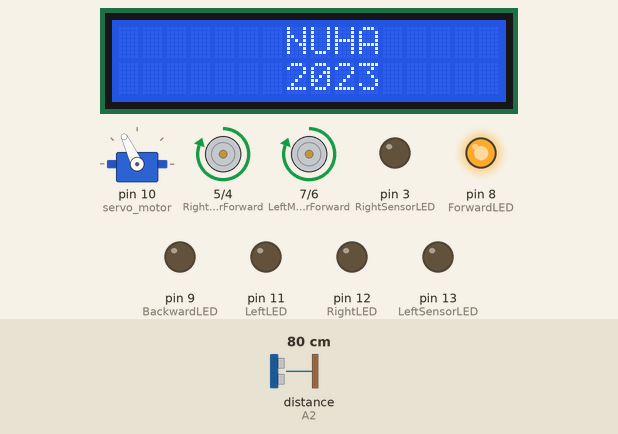
Simulated run of this sketch. Board: Arduino Uno, built with avr-gcc and run on an emulated ATmega328P. On the bench: 16×2 character LCD, servo, motor-driver pin pairs drawn as motors (green arrow = first pin HIGH = forward, orange = second pin HIGH = backward, longer = more drive), output pins drawn as LEDs (lit = HIGH). Inputs (shaded band) come from the test bench; at power-on: distance to the obstacle (sensor on A2) 80 cm. The echo pulse lasts 58.3 µs per cm.

Above: at 3.9 s.
4.0 s: distance to the obstacle (sensor on A2) set to 38 cm
5.5 s: distance to the obstacle (sensor on A2) set to 31 cm
At 7.4 s:
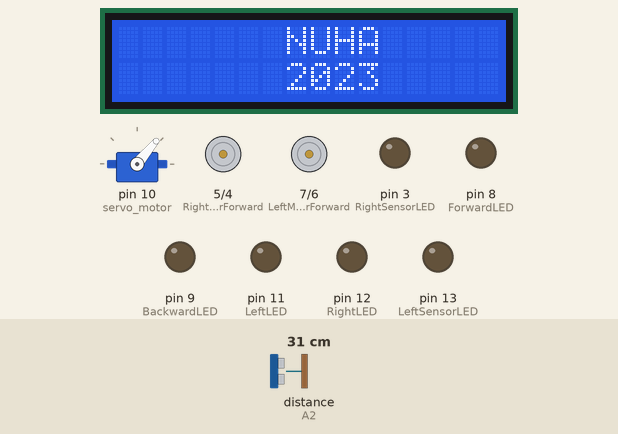
8.5 s: distance to the obstacle (sensor on A2) set to 60 cm
At 8.52 s:
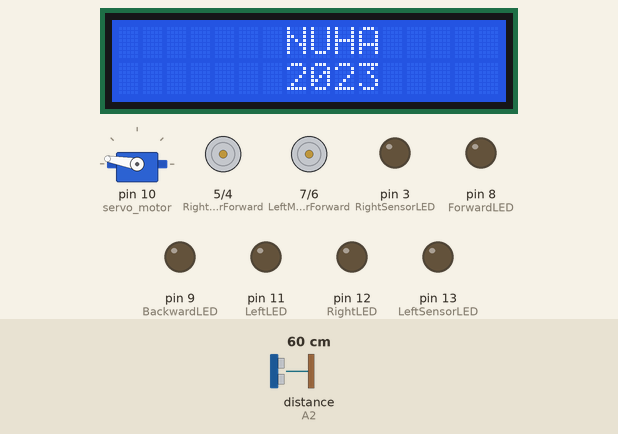
10.7 s: distance to the obstacle (sensor on A2) set to 2 cm
At 13.4 s:
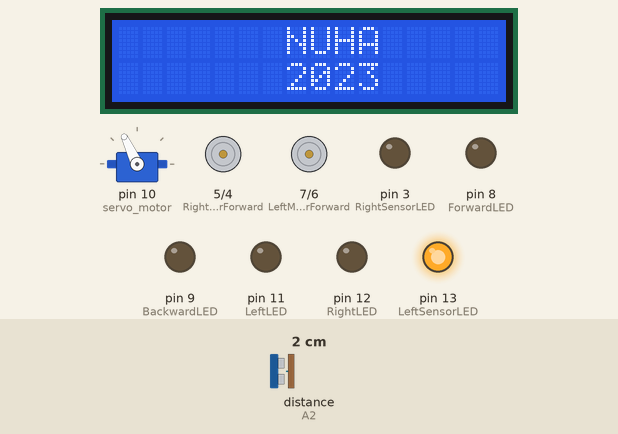
13.7 s: distance to the obstacle (sensor on A2) set to 120 cm
At 14.06 s:
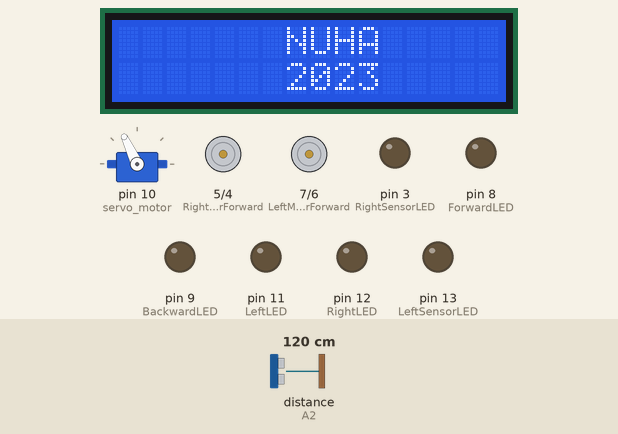
Timing chart, 0 to 16.7 s (numbered marks = the images above; inputs shaded):
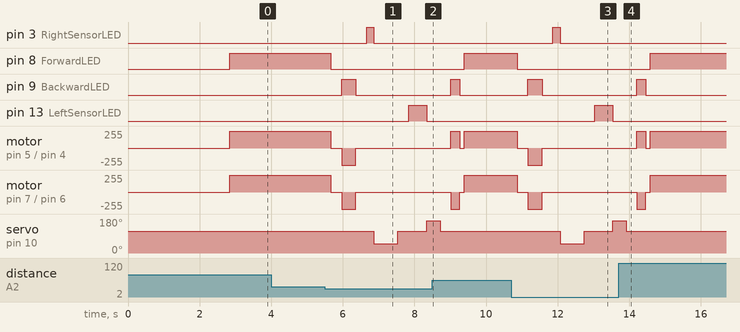

Measured:
- the behaviour switches between 36 and 35 cm on distance to the obstacle (sensor on A2) (found by bisection; images 0 and 1)
- after the input at 4.0 s, every drawn part: stays the same
- after the input at 5.5 s, pin 3 (RightSensorLED): LOW → HIGH after 1.2 s, → LOW 0.20 s later; pin 8 (ForwardLED): HIGH → LOW after 0.17 s
- after the input at 8.5 s, pin 3 (RightSensorLED): stays LOW (without the input it goes to HIGH after 1.9 s)
- after the input at 10.7 s, pin 3 (RightSensorLED): LOW → HIGH after 1.2 s, → LOW 0.20 s later; pin 8 (ForwardLED): HIGH → LOW after 0.17 s
- after the input at 13.7 s, pin 3 (RightSensorLED): stays LOW (without the input it goes to HIGH after 1.9 s); pin 13 (LeftSensorLED): stays LOW (without the input it goes to HIGH after 3.0 s); servo on pin 10 (servo_motor): goes on until 13.9 s, then stays 115°

The sketch:

Obstacle-Avoiding-Robot-with-L298N_LED_V2_NUHA.ino
```cpp
//Nuha Alanezi
#include <Servo.h>
#include <NewPing.h>

const int LeftMotorForward = 7;
const int LeftMotorBackward = 6;
const int RightMotorForward = 5;
const int RightMotorBackward = 4;
//LED Robot Lk
const int ForwardLED = 8;
const int BackwardLED = 9;
const int LeftLED = 11;
const int RightLED = 12;
const int LeftSensorLED = 13;
const int RightSensorLED = 3;
//sensor pins
#define trig_pin A1 //analog input 1
#define echo_pin A2 //analog input 2

#define maximum_distance 50
boolean goesForward = false;
int distance = 100;

NewPing sonar(trig_pin, echo_pin, maximum_distance); //sensor function
Servo servo_motor; //our servo name
#include <LiquidCrystal_I2C.h>
//lcdlibraray
LiquidCrystal_I2C lcd(0x27,16,2);
//array_name

void setup(){
  lcd.init();
  lcd.backlight();
  lcd.setCursor(0,0);
 lcd.print("       NUHA   ");
 lcd.setCursor(0,1);
 lcd.print("       2023   ");
  pinMode(RightMotorForward, OUTPUT);
  pinMode(LeftMotorForward, OUTPUT);
  pinMode(LeftMotorBackward, OUTPUT);
  pinMode(RightMotorBackward, OUTPUT);
  pinMode(ForwardLED, OUTPUT);//Robot Lk
  pinMode(BackwardLED, OUTPUT);//Robot Lk
  pinMode(LeftLED, OUTPUT);//Robot Lk
  pinMode( RightLED, OUTPUT);
  pinMode(LeftSensorLED, OUTPUT);
  pinMode( RightSensorLED, OUTPUT);

  servo_motor.attach(10); //our servo pin

  servo_motor.write(115);
  delay(2000);
  distance = readPing();
  delay(100);
  distance = readPing();
  delay(100);
  distance = readPing();
  delay(100);
  distance = readPing();
  delay(100);
}

void loop(){

  int distanceRight = 0;
  int distanceLeft = 0;
  delay(50);

  if (distance <= 35){
    moveStop();
    delay(300);
    moveBackward();
    delay(400);
    moveStop();
    delay(300);
    distanceRight = lookRight();
    delay(300);
    distanceLeft = lookLeft();
    delay(300);

    if (distance >= distanceLeft){
      turnRight();
      moveStop();
    }
    else{
      turnLeft();
      moveStop();
    }
  }
  else{
    moveForward();
  }
    distance = readPing();
}

int lookRight(){


  digitalWrite(RightSensorLED, HIGH);
 delay(200);
 digitalWrite(RightSensorLED, LOW);
  servo_motor.write(50);
  delay(500);
  int distance = readPing();
  delay(100);
  servo_motor.write(115);
  return distance;
}

int lookLeft(){

   digitalWrite(LeftSensorLED, HIGH);//Robot Lk
delay(500);
digitalWrite(LeftSensorLED, LOW);//Robot Lk

  servo_motor.write(170);
  delay(200);
  int distance = readPing();
  delay(100);
  servo_motor.write(115);
  return distance;
  delay(100);
}

int readPing(){
  delay(70);
  int cm = sonar.ping_cm();
  if (cm==0){
    cm=250;
  }
  return cm;
}

void moveStop(){

  digitalWrite(RightMotorForward, LOW);
  digitalWrite(LeftMotorForward, LOW);
  digitalWrite(RightMotorBackward, LOW);
  digitalWrite(LeftMotorBackward, LOW);
   digitalWrite(ForwardLED, LOW);
  digitalWrite(BackwardLED, LOW);
  digitalWrite(LeftLED, LOW);
  digitalWrite(RightLED, LOW);
   digitalWrite(LeftSensorLED, LOW);
  digitalWrite(RightSensorLED, LOW);

}

void moveForward(){

  if(!goesForward){

    goesForward=true;

    digitalWrite(LeftMotorForward, HIGH);
    digitalWrite(RightMotorForward, HIGH);

    digitalWrite(LeftMotorBackward, LOW);
    digitalWrite(RightMotorBackward, LOW);

    digitalWrite(ForwardLED, HIGH);//Robot Lk//Robot Lk

  }
}

void moveBackward(){

  goesForward=false;

  digitalWrite(LeftMotorBackward, HIGH);
  digitalWrite(RightMotorBackward, HIGH);

  digitalWrite(LeftMotorForward, LOW);
  digitalWrite(RightMotorForward, LOW);

 digitalWrite(BackwardLED, HIGH);//Robot Lk

}


void turnRight(){

  //digitalWrite(RightLED, HIGH);
  digitalWrite(ForwardLED, HIGH);


  digitalWrite(LeftMotorForward, HIGH);
  digitalWrite(RightMotorBackward, HIGH);

  digitalWrite(LeftMotorBackward, LOW);
  digitalWrite(RightMotorForward, LOW);

  delay(250);

  digitalWrite(LeftMotorForward, HIGH);
  digitalWrite(RightMotorForward, HIGH);

  digitalWrite(LeftMotorBackward, LOW);
  digitalWrite(RightMotorBackward, LOW);


}

void turnLeft(){

 // digitalWrite(LeftLED, HIGH);
 digitalWrite(BackwardLED, HIGH);

  digitalWrite(LeftMotorBackward, HIGH);
  digitalWrite(RightMotorForward, HIGH);

  digitalWrite(LeftMotorForward, LOW);
  digitalWrite(RightMotorBackward, LOW);

  delay(250);

  digitalWrite(LeftMotorForward, HIGH);
  digitalWrite(RightMotorForward, HIGH);

  digitalWrite(LeftMotorBackward, LOW);
  digitalWrite(RightMotorBackward, LOW);
}
```
